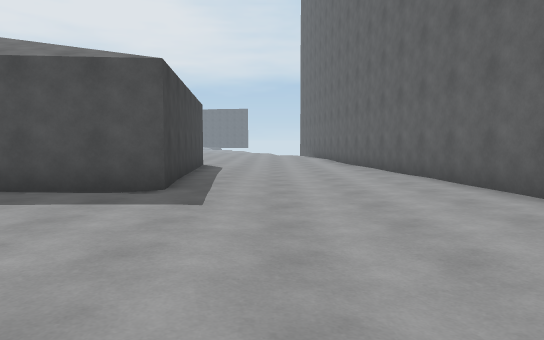
[1] (above)

24 first-person views from a walk through a 3-D level made in the Unity game engine. The camera is 1.3 m above the floor, tilts 4° down and sees 70° across. The floor is counted in squares, 2 m on a side. Each view is taken from the middle of a square. On the plan, view 1 faces up. The plan holds only what a view shows up to about 11 squares ahead; the rest is blank. The place goes on beyond the plan. Some animated figures are left out. Some surface patterns are stand-ins.

[2]
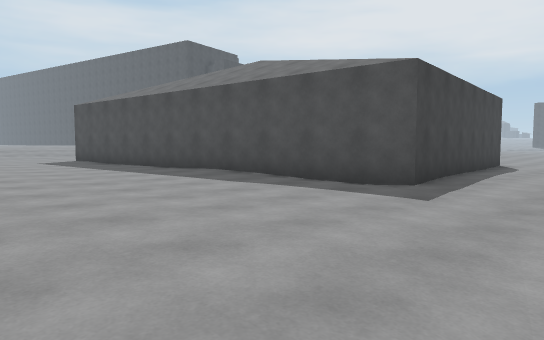

[3]
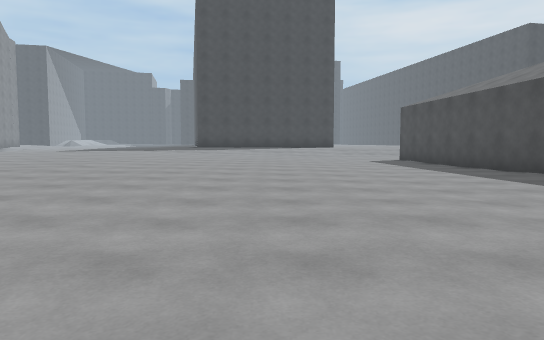

[4]
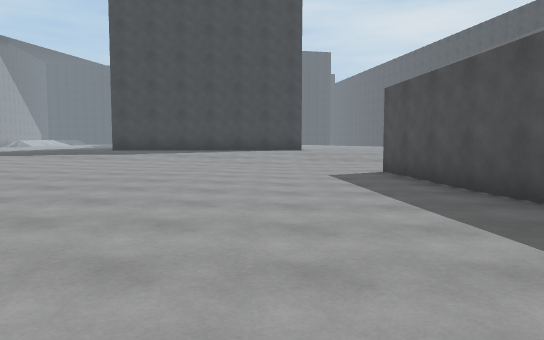

[5]
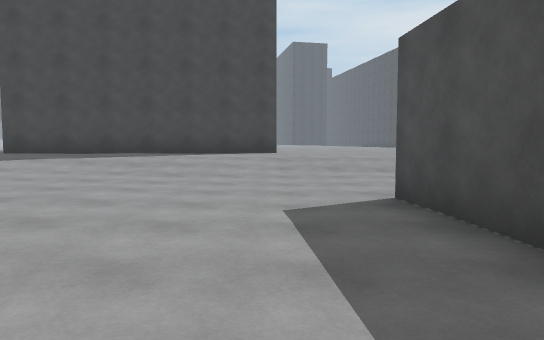

[6]
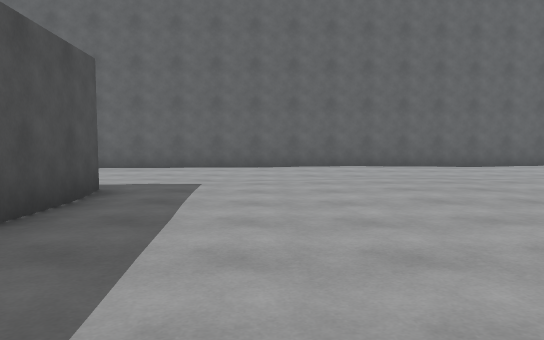

[7]
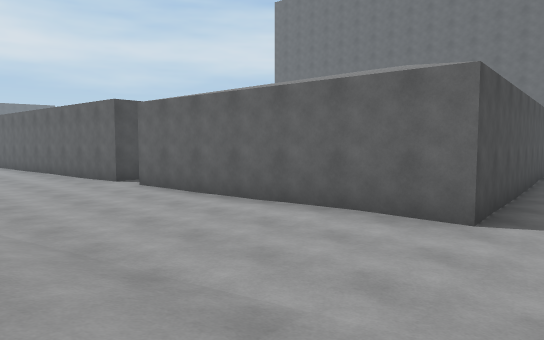

[8]
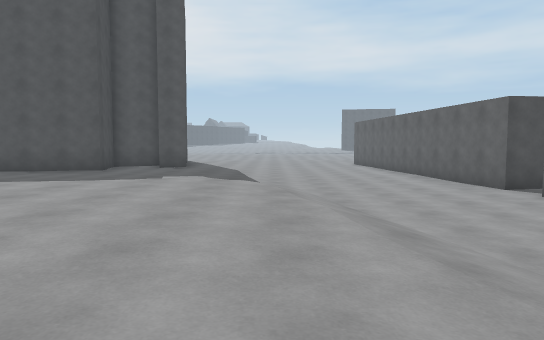

[9]
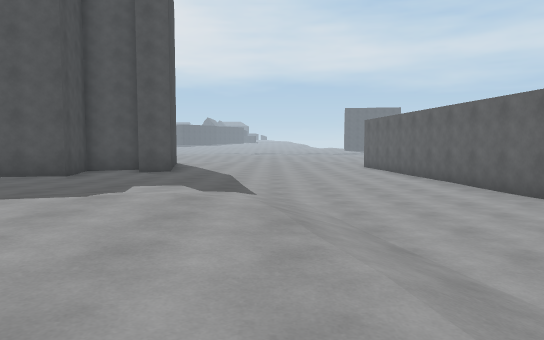

[10]
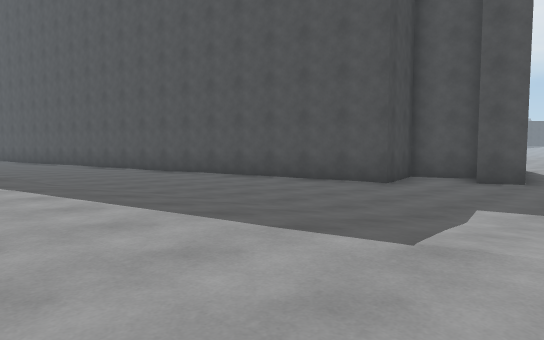

[11]
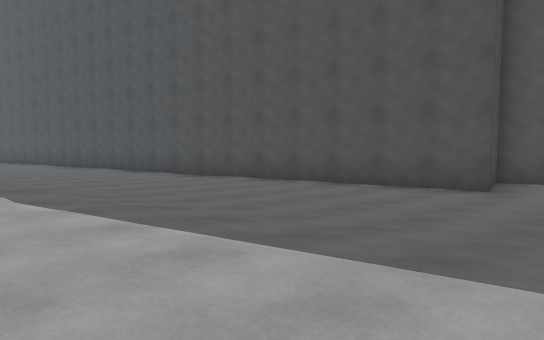

[12]
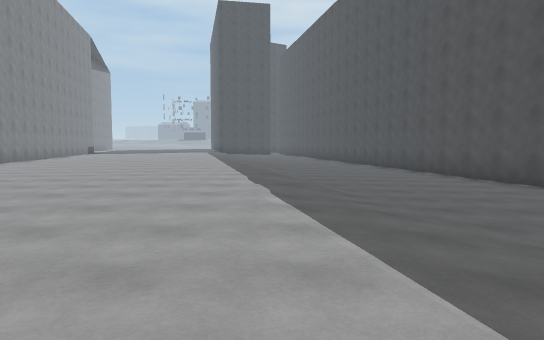

[13]
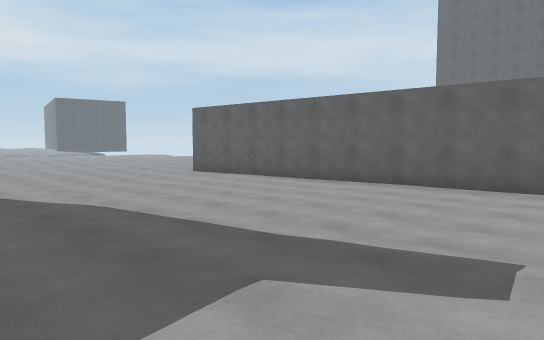

[14]
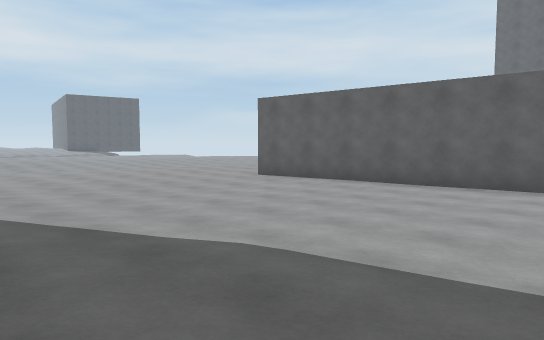

[15]
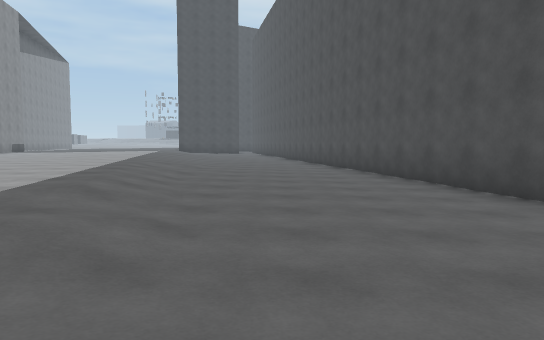

[16]
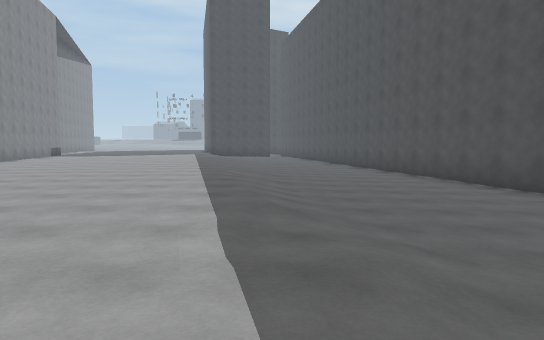

[17]
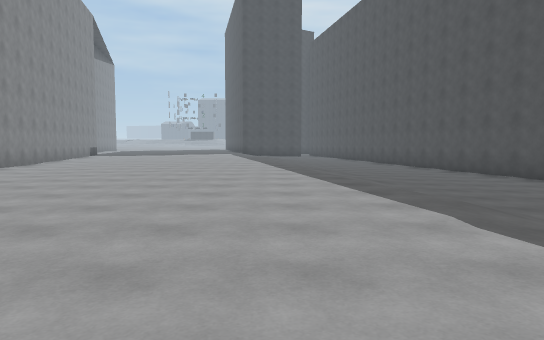

[18]
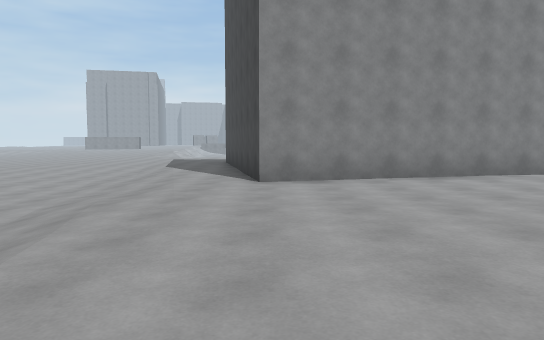

[19]
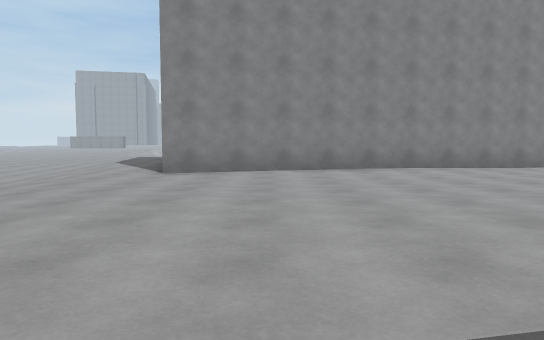

[20]
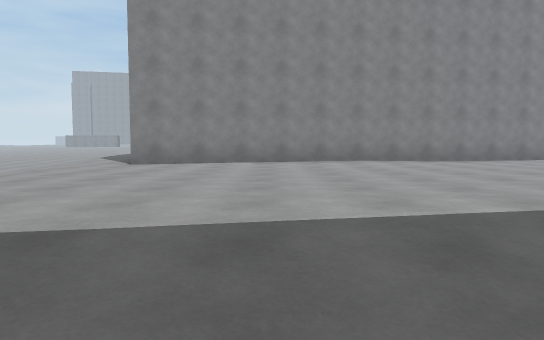

[21]
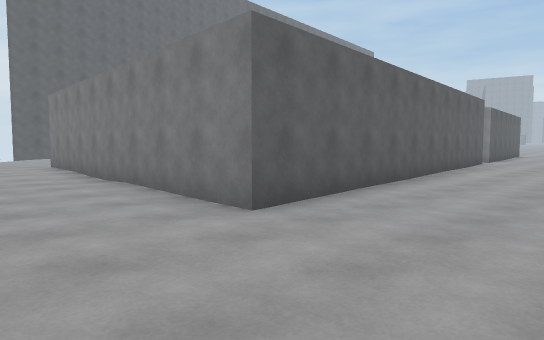

[22]
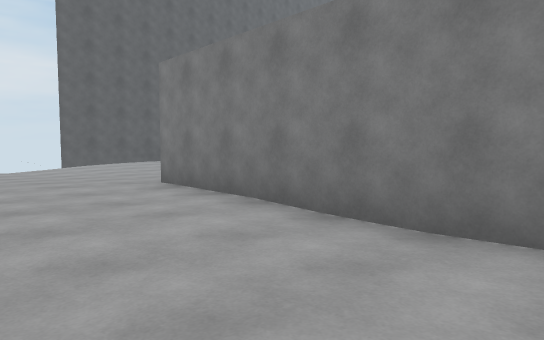

[23]
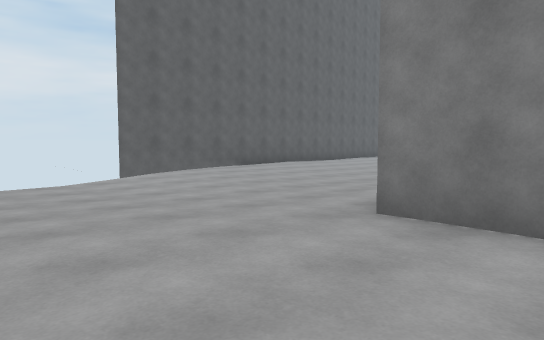

[24]
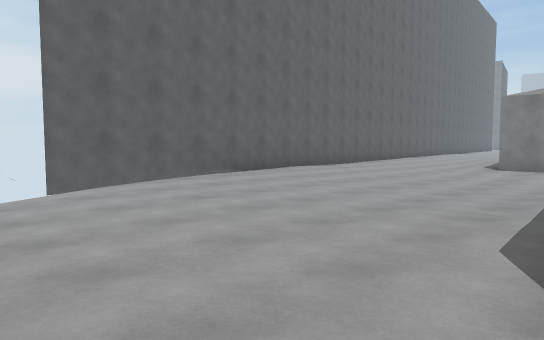

### Floor plan
Key: @ floor where view 1 was taken; # wall or solid block; x gap in a wall; . main floor; : floor 0.25 m higher than the main floor; - floor 0.25 m lower than the main floor; + floor 0.5 m higher than the main floor; * floor 0.75 m higher than the main floor; / step, stairs or slope.
Columns run from 36 left of view 1 to 4 right of it. Each row starts with its distance up from view 1.
 25                  ......  ........
 24                  ....................
 23                 :.................---
 22                 ......########.....--
 21                ::.....#      ###..... #
 20                ::.....##        ......#
 19                +/......#        ......#
 18             ####:......#        .-....#
 17             #::#::.....#        .--...#
 16           ###:::::.....#        ---...#
 15      ######:::::::.....#        ----..#
 14 ######::::::::::::.....#         ---...
 13 #::::::::::::+:++:/....#         .--.
 12 :::::::+:++++++++//....x         ##-.
 11 ::++++++++++///////....#          #.-..#
 10 ++++++++////******//...#          #.-..#
  9 //+////************/...##         #.-..#
  8 /*/****************/....#         #....#
  7 *******************/:...#         #....#
  6 *******************//...#      ####....#
  5 *******************//...########.......##
  4 *******************//...................#
  3 ****************##*//...................#
  2 ****** *****######**/:..................#
  1 ****   ######    #**//.::...............#
  0                  ##*/::::::::.......@...#
 -1                   #*/::::::::::.........#
 -2                   #**/::::::::::........#
 -3                   #**/::::::::::..   ...#
 -4                      /::: :::::::      .#
 -5                      ++   :::::         #
 -6                           ::::

Where each view was taken, in squares from view 1:
view 1: 0 up, 0 right, facing up
view 2: 0 up, 1 right, facing up-left
view 3: 0 up, 1 right, facing left
view 4: 2 up, 4 left, facing left
view 5: 3 up, 8 left, facing left
view 6: 3 up, 7 left, facing right
view 7: 3 up, 17 left, facing up-right
view 8: 4 up, 18 left, facing up
view 9: 6 up, 18 left, facing up
view 10: 8 up, 19 left, facing up-left
view 11: 8 up, 21 left, facing up-left
view 12: 9 up, 21 left, facing left
view 13: 12 up, 21 left, facing up-right
view 14: 15 up, 21 left, facing up-right
view 15: 11 up, 25 left, facing left
view 16: 9 up, 25 left, facing left
view 17: 7 up, 25 left, facing left
view 18: 10 up, 19 left, facing down
view 19: 11 up, 21 left, facing down
view 20: 12 up, 22 left, facing down
view 21: 25 up, 17 left, facing down-right
view 22: 25 up, 11 left, facing down-right
view 23: 25 up, 7 left, facing down-right
view 24: 23 up, 5 left, facing down-right
